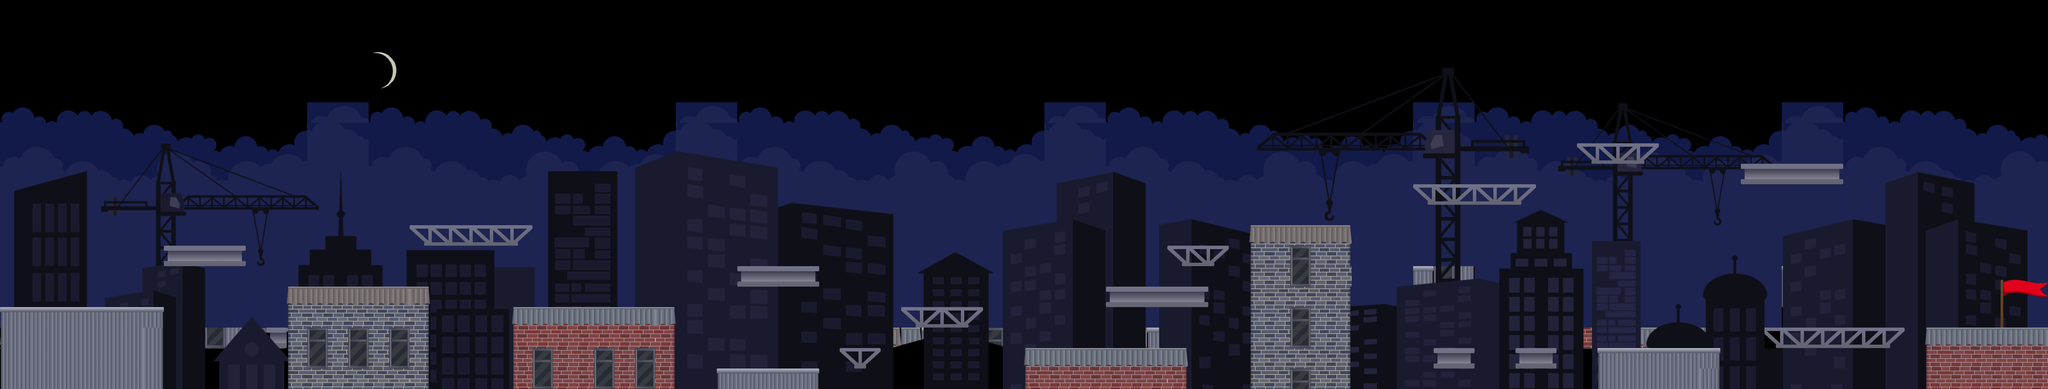

Below is a game level as drawn by its tile map, then a one-line description and the .tmx that defines it (tile-layer data replaced by summaries):
An orthogonal 100x19 tile map with 48x48 px tiles, 4 tile layers (layer1, layer4, layer2, layer3), 6 tilesets and 17 objects.

<map version="1.2" tiledversion="1.2.1" orientation="orthogonal" renderorder="right-down" width="100" height="19" tilewidth="48" tileheight="48" infinite="0" nextlayerid="8" nextobjectid="40">
 <tileset firstgid="1" name="clouds" tilewidth="48" tileheight="48" tilecount="240" columns="15">
  <image source="../../sprites/wolken.png" width="750" height="777" />
 </tileset>
 <tileset firstgid="241" name="spritesheet" tilewidth="48" tileheight="48" tilecount="30" columns="6">
  <image source="../../sprites/main/spritesheet.png" width="288" height="240" />
 </tileset>
 <tileset firstgid="271" name="skyline" tilewidth="48" tileheight="48" tilecount="1782" columns="99">
  <image source="../../sprites/main/skyline.png" width="4777" height="900" />
 </tileset>
 <tileset firstgid="2053" name="chair" tilewidth="35" tileheight="51" tilecount="1" columns="1">
  <image source="../../sprites/main/chair.png" width="35" height="51" />
 </tileset>
 <tileset firstgid="2054" name="flag" tilewidth="48" tileheight="48" tilecount="150" columns="15">
  <image source="../../sprites/main/flag.png" width="764" height="500" />
 </tileset>
 <tileset firstgid="2204" name="moonimahes" tilewidth="48" tileheight="48" spacing="1" tilecount="105" columns="15">
  <image source="../../sprites/moonimahes.png" width="750" height="346" />
 </tileset>
 <layer id="2" name="layer1" width="100" height="19">
  <data>[1900 cells, 1900 non-empty, 285 distinct tile ids]</data>
 </layer>
 <layer id="1" name="layer4" width="100" height="19">
  <data>[1900 cells, 1782 non-empty, 1782 distinct tile ids]</data>
 </layer>
 <objectgroup id="6" name="Collects">
  <object id="17" gid="2053" x="1123" y="343" width="35" height="51" />
  <object id="21" gid="2053" x="1792.33" y="467.667" width="35" height="51" />
  <object id="22" gid="2053" x="1792.33" y="812.333" width="35" height="51" />
  <object id="23" gid="2053" x="2219.66" y="586" width="35" height="51" />
  <object id="24" gid="2053" x="2509" y="490" width="35" height="51" />
  <object id="25" gid="2053" x="2852.33" y="447.666" width="35" height="51" />
  <object id="26" gid="2053" x="3067" y="377.333" width="35" height="51" />
  <object id="27" gid="2053" x="3390.33" y="298.667" width="35" height="51" />
  <object id="28" gid="2053" x="3758.66" y="207" width="35" height="51" />
  <object id="30" gid="2053" x="4188.34" y="202.667" width="35" height="51" />
  <object id="31" gid="2053" x="4488.33" y="313.333" width="35" height="51" />
  <object id="32" gid="2053" x="489" y="476" width="35" height="51" />
  <object id="34" gid="2053" x="1413.67" y="605" width="35" height="51" />
  <object id="35" gid="2053" x="3397.67" y="765" width="35" height="51" />
  <object id="36" gid="2053" x="3583" y="757" width="35" height="51" />
  <object id="37" gid="2053" x="3819" y="746.333" width="35" height="51" />
  <object id="38" gid="2053" x="4247" y="633" width="35" height="51" />
 </objectgroup>
 <layer id="3" name="layer2" width="100" height="19">
  <data>[1900 cells, 243 non-empty, 25 distinct tile ids]</data>
 </layer>
 <layer id="7" name="layer3" width="100" height="19" offsetx="1" offsety="48">
  <data>[1900 cells, 7 non-empty, 7 distinct tile ids]</data>
 </layer>
</map>
